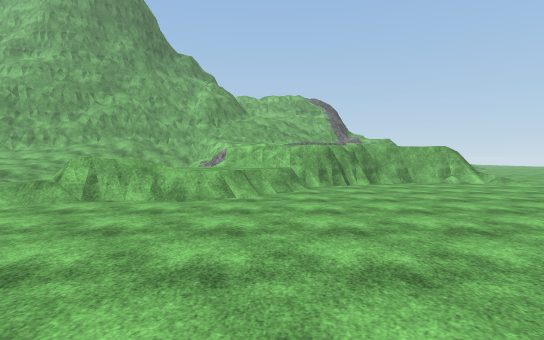
[1] (above)

24 first-person views from a walk through a 3-D level made in the Unity game engine. The camera is 1.5 m above the floor, tilts 2° down and sees 80° across. The floor is counted in squares, 2 m on a side. Each view is taken from the middle of a square. On the plan, view 1 faces up. The plan holds only what a view shows up to about 11 squares ahead; the rest is blank. The place goes on beyond the plan. The player is left out. Some surface patterns are stand-ins.

[2]
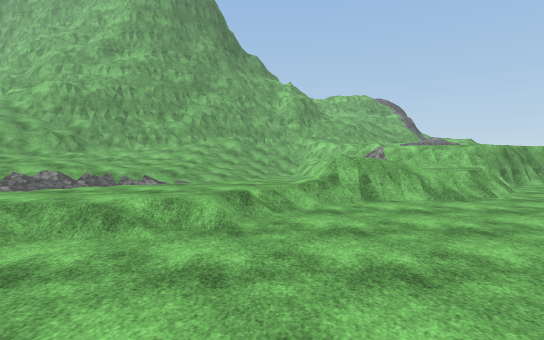

[3]
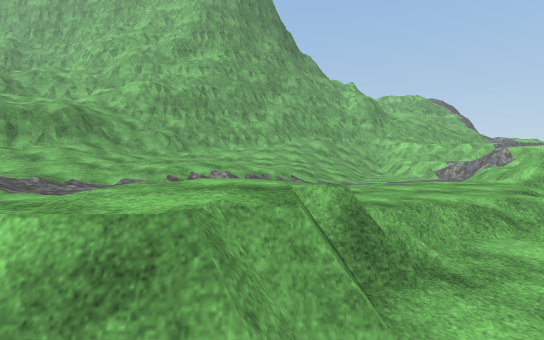

[4]
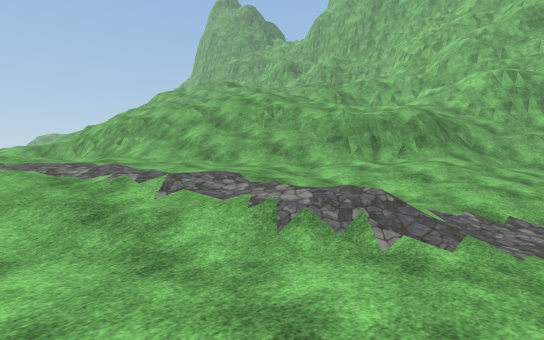

[5]
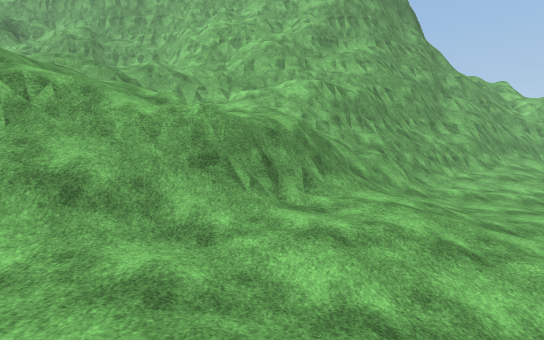

[6]
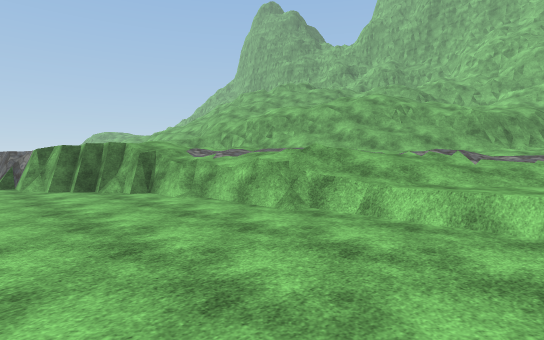

[7]
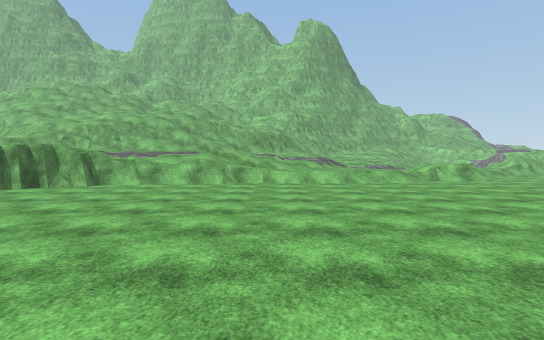

[8]
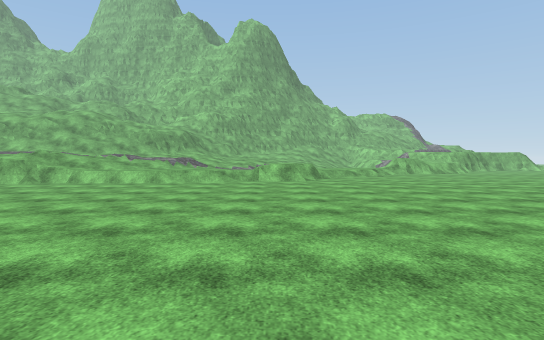

[9]
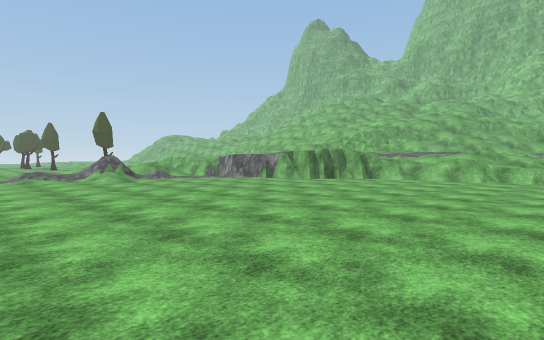

[10]
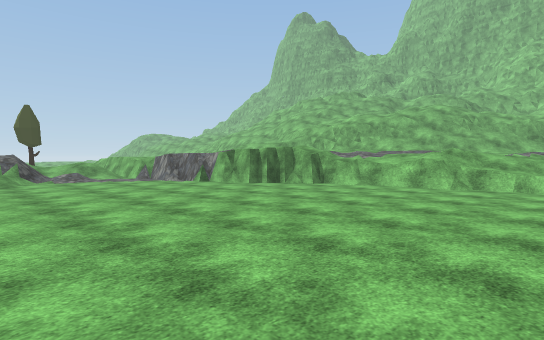

[11]
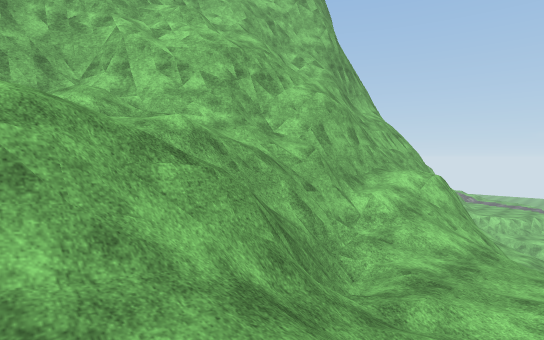

[12]
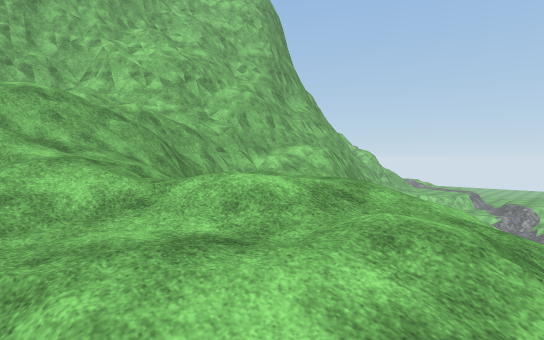

[13]
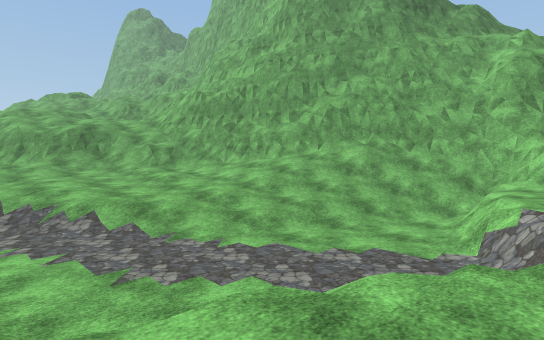

[14]
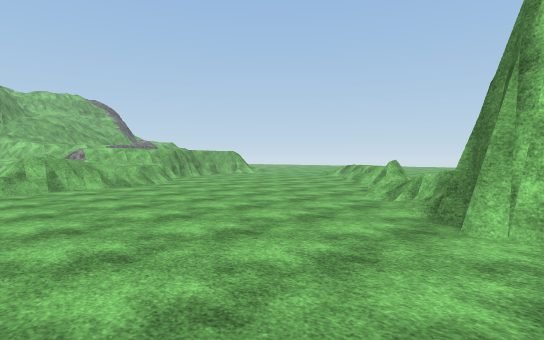

[15]
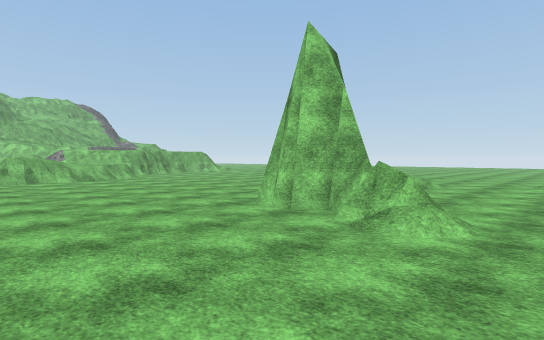

[16]
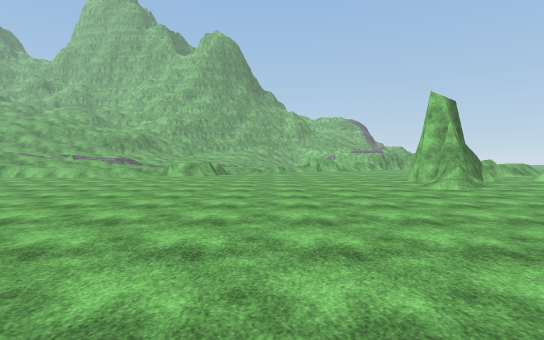

[17]
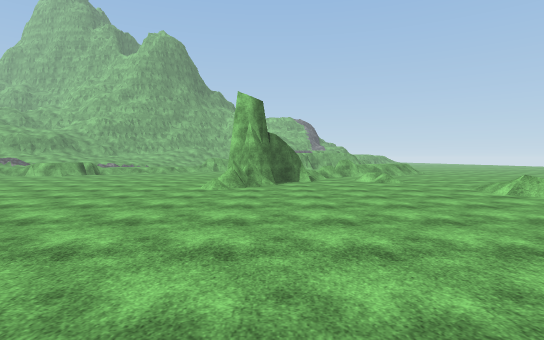

[18]
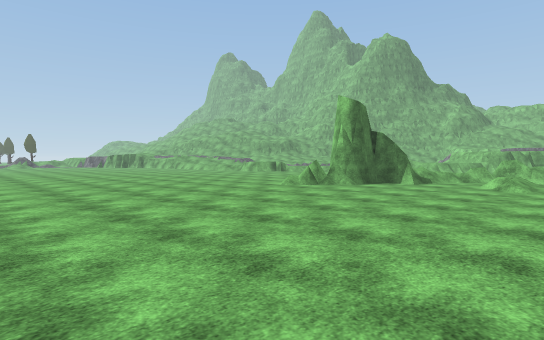

[19]
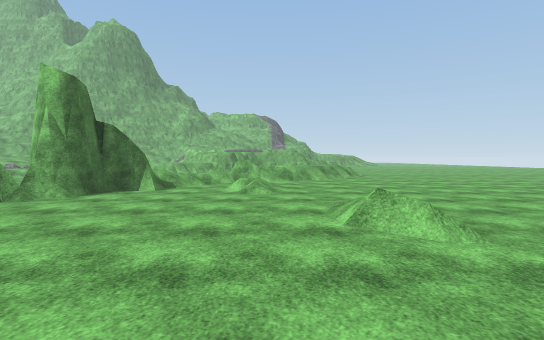

[20]
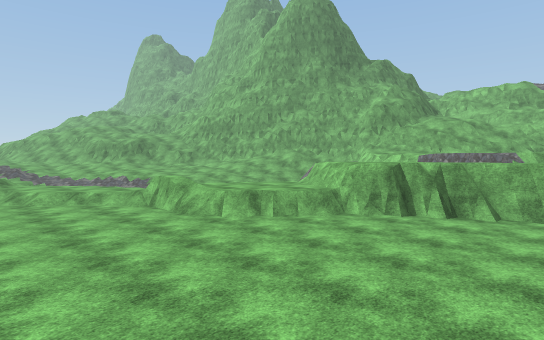

[21]
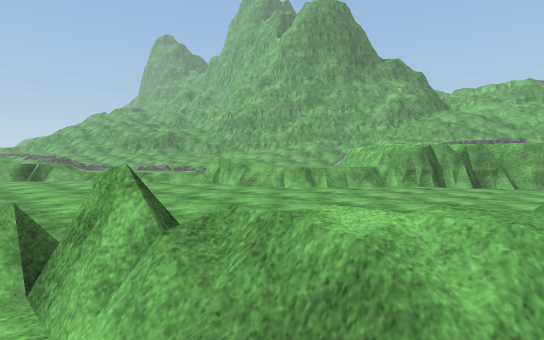

[22]
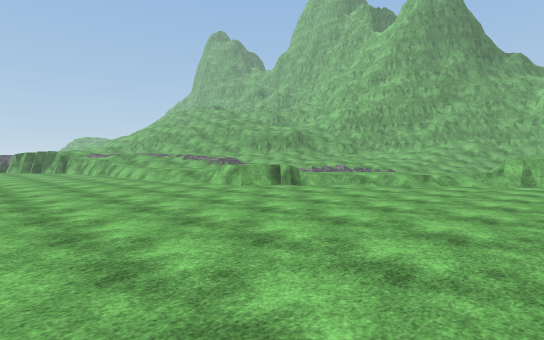

[23]
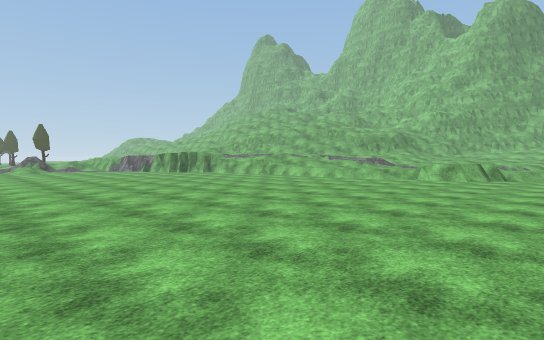

[24]
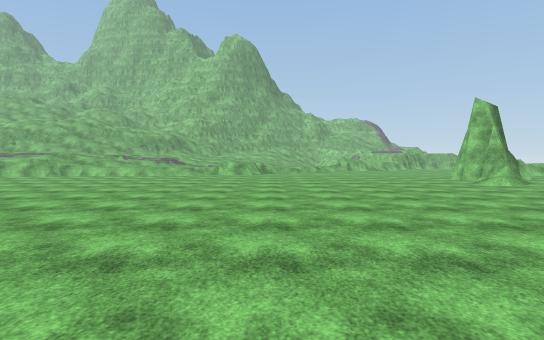

### Floor plan
Key: @ floor where view 1 was taken; # wall or solid block; . main floor; : floor 0.75 m higher than the main floor; + floor 1.25 m higher than the main floor; * floor 1.5 m higher than the main floor; % floor 2.5 m higher than the main floor; / step, stairs or slope; = window, fence, low wall or low ledge; ^ raised ledge; v drop or lower ground.
Columns run from 24 left of view 1 to 5 right of it. Each row starts with its distance up from view 1.
 19   //##
 18   =/####           ###
 17   ////#####     ####=^
 16    /########## ###///#
 15 ////==#=///vv###/////=
 14 ///==////=###==//////=   ^^^^
 13 ////////////////////.=
 12 /// ///////////////..=#
 11 ///// ///=/////////../=# %%
 10 /////////v////////...//=%%##==
  9 ///////===//**///...//::+=#=..
  8 ///////=////////....//::=/....
  7   ///////////// .///////=.....
  6  ////////////    /::=v=/......
  5 v=///////////   :::/..........
  4 =/  /////////  /:::..........
  3   /////////// ////...........
  2   ////////::: /==...........//
  1   ////////:::/==...........==/
  0   //====////............@/=/..
 -1   /v=...................==/./.
 -2 /##....................###.//.
 -3 v......................##.../.
 -4 .......................=......
 -5 ............................./
 -6 ............................./
 -7 .............................=
 -8 ..............................
 -9 ..............................
-10 ..............................
-11 ..........   .................
-12     ......    ......   .......
-13                ....     .
-14                 .

Positions as (right, up) in squares from view 1, and headings:
1: (0, 0), facing up
2: (-5, 0), facing up
3: (-9, 0), facing up
4: (-12, 1), facing up-left
5: (-16, 4), facing up
6: (-14, -4), facing up-left
7: (-16, -10), facing up
8: (-10, -10), facing up
9: (-15, -12), facing up-left
10: (-15, -9), facing up-left
11: (-23, 12), facing up-right
12: (-24, 8), facing up-right
13: (-2, 7), facing up-left
14: (-5, -3), facing up-right
15: (-5, -6), facing up-right
16: (-6, -13), facing up
17: (0, -13), facing up
18: (5, -12), facing up-left
19: (4, -10), facing up
20: (5, 2), facing up-left
21: (5, 0), facing up-left
22: (-2, -5), facing up-left
23: (-6, -11), facing up-left
24: (-8, -14), facing up
